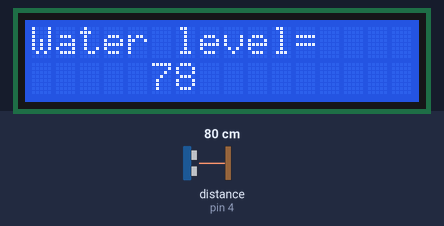
The sketch below on a simulated Arduino Uno, built with avr-gcc and run on an emulated ATmega328P. Parts: 16×2 character LCD. Wiring (inferred from the names in the program): ultrasonic range finder: trigger pin 5; echo pin 4. The inputs (shaded band) are chosen by the test bench; at power-on: distance to the obstacle (sensor on pin 4) 80 cm. The echo pulse lasts 58.3 µs per cm; what the sketch prints to the serial monitor is not drawn.

Above: at 1.3 s.
1.4 s: distance to the obstacle (sensor on pin 4) set to 2 cm
At 2.0 s:
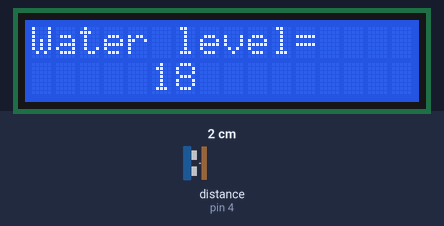
3.5 s: distance to the obstacle (sensor on pin 4) set to 4 cm
At 5.8 s:
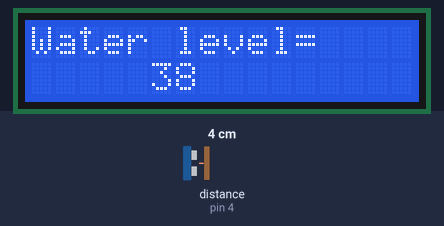
6.1 s: distance to the obstacle (sensor on pin 4) set to 9 cm
At 7.2 s:
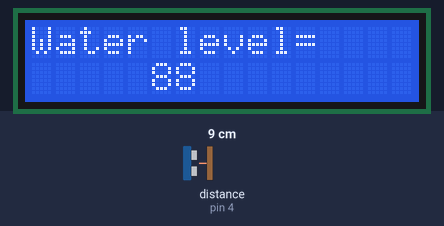
Timing chart, 0 to 9.1 s (numbered marks = the images above; inputs shaded):
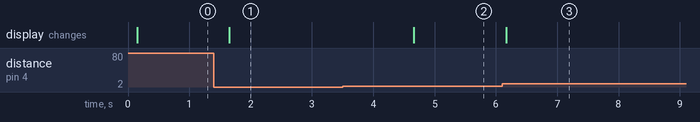

Measured:
- after the input at 1.4 s, the display: changes after 0.25 s (image 1)
- after the input at 3.5 s, the display: changes after 1.2 s (image 2)
- after the input at 6.1 s, the display: changes after 0.07 s (image 3)

The sketch:

code.ino
```cpp
#include <Wire.h>
#include <LiquidCrystal_I2C.h>

LiquidCrystal_I2C lcd(0x27,16,2); // set the LCD address to 0x27 for a 16 chars and 2 line display
const int trigger = 5;
const int ecco = 4;

void setup() {
  lcd.init(); // initialize the lcd
  lcd.init();
  lcd.backlight();
  pinMode(trigger, OUTPUT);
  pinMode(ecco, INPUT);
  Serial.begin(9600);
  lcd.setCursor(0,0);
  lcd.print("Water level= ");
}

void loop() {
  long duration, distance ;
  digitalWrite(trigger, LOW);
  delayMicroseconds(30);
  digitalWrite(trigger, HIGH);
  delayMicroseconds(10);
  digitalWrite(trigger, LOW);
  duration = pulseIn(ecco, HIGH);
  distance = 0.034*duration/2;

  Serial.print("Object is at ");
  Serial.print(distance);
  Serial.println(" cm");
  lcd.setCursor(5,1);
  lcd.print(" ");
  lcd.setCursor(5,1);
  lcd.print(distance);
  delay(1500);
}
```
